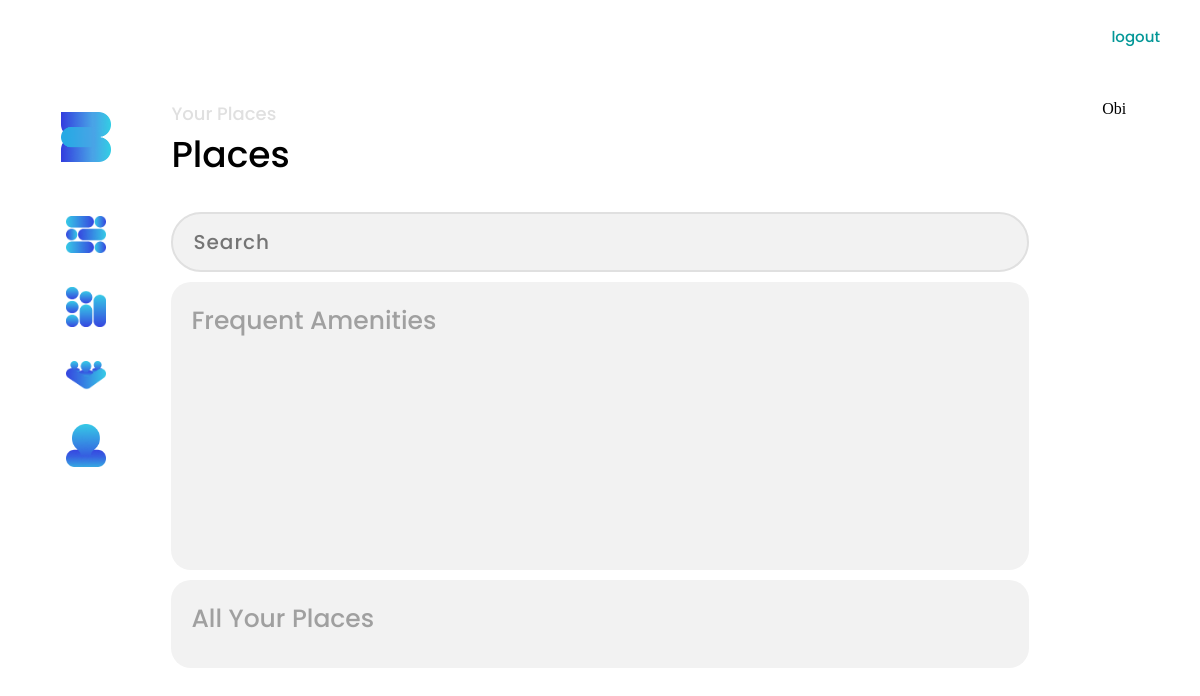
The page /member/places (signed in) on the database as committed earlier.
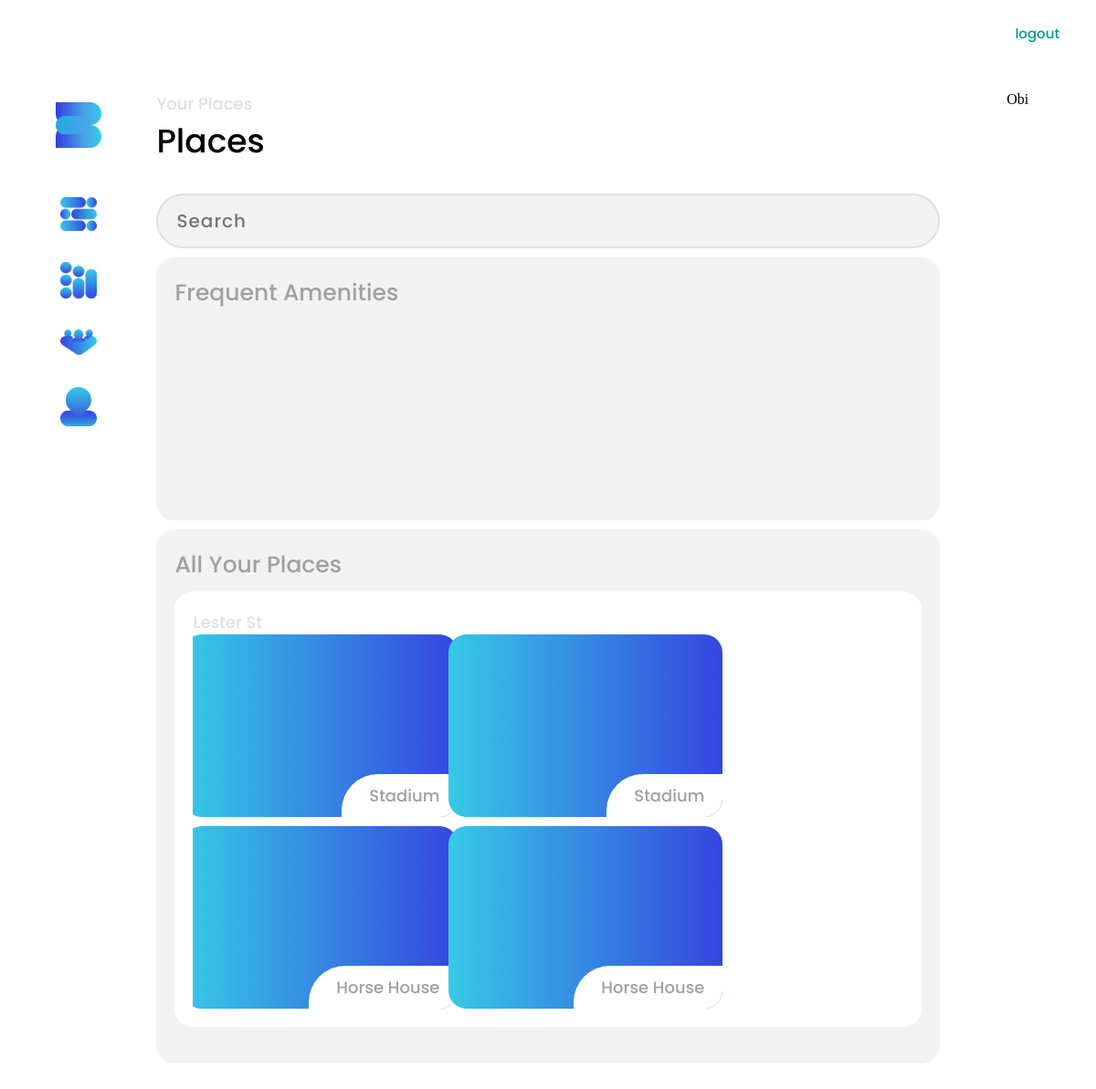
The same page on the database as committed later.
### mgmt/models.py (models this page shows, shortened)
class Place(models.Model):
    name = models.CharField(max_length=200, blank=False)
    email = models.CharField(max_length=200, blank=False)
    address = models.ForeignKey(
        "mgmt.Address", null=True, blank=True, on_delete=models.DO_NOTHING)
    capacity = models.IntegerField(null=True, blank=True)
    description = models.TextField(max_length=500, blank=True)
    phone_number = PhoneNumberField(null=True, blank=True, unique=False)
    date_created = models.DateTimeField(auto_now_add=True)
    class Meta:
        ordering = ('date_created',)

class Amenity(models.Model):
    name = models.CharField(max_length=200, blank=False)
    place = models.ForeignKey(
        "mgmt.Place", blank=False, on_delete=models.CASCADE)
    subtitle = models.CharField(max_length=200, blank=True)
    description = models.CharField(max_length=200, blank=True)
    date_created = models.DateTimeField(auto_now_add=True)
    timeslots = models.JSONField(blank=True, null=True)
    class Meta:
        ordering = ('date_created',)

### member/views.py (the view)
# urls.py: path('places', views.places_view, name="member-places"),
def places_view(request):
    amenity_relationships = AmenityProfileRelationship.objects.filter(
        profile=request.user.profile, profile_type__in=['0', '1', '2', '3', '4'])
    amenities = [i.amenity for i in amenity_relationships]
    amenity_groupings = {}
    for amenity in amenities:
        if amenity.place not in amenity_groupings:
            amenity_groupings[amenity.place] = [amenity]
        else:
            amenity_groupings[amenity.place].append(amenity)
    page_title = "Places"
    page_subtitle = "Your Places"
    place_relationships = PlaceProfileRelationship.objects.filter(
        profile=request.user.profile, profile_type__in=['5', ])
    places = [i.place for i in place_relationships]
    recent_amenities = Reservation.objects.filter(
        amenity_profile_relationship__amenity__place__in=places)[:3]
    if recent_amenities:
        print(recent_amenities[0])
    context = {
        'page_title': page_title,
        'page_subtitle': page_subtitle,
        'recent_amenities': recent_amenities,
        'amenity_groupings': amenity_groupings,
    }
    template_name = 'pages/member/places.html'
    return render(request, template_name, context)

### templates/pages/member/places.html (shortened to what this page needs)
{% extends 'grids/grid-style1x3-Member.html' %}
{% load static %}
{% block pageheader %}
<div class="header3">{{page_subtitle}}</div>
<div class="header1">{{page_title}}</div>
{% endblock pageheader %}
{% block cell1 %}
{% include "components/searchbar.html" %}
{% endblock cell1 %}
{% block cell2 %}
<div class="card card--grey" style="height: fit-content;">
    <div class="header2">Frequent Amenities</div>
    <div class="grid grid-simple-grid">
    </div>
</div>
{% endblock cell2 %}
{% block cell3 %}
<div class="card card--grey">
    <div class="header2">All Your Places</div>
    {% for place, amenities in amenity_groupings.items %}
        <div class="card" style="margin-bottom: 20px;">
            <div class="header3">{{place.name}}</div>
            <div class="grid grid-simple-grid">
            {% for amenity in amenities %}
                {% include 'components/card--amenity.html' with amenity=amenity %}
            {% endfor %}
            </div>
    </div>
    {% endfor %}
</div>
{% endblock cell3 %}

### templates/components/card--amenity.html (shortened to what this page needs)
{% load static %}
<a class="card card--amenity" onclick="window.location='{% url "amenity" amenity.id %}';" >
    <div class="card--amenity__info">
        <div class="header3">{{amenity.name}}</div>
    </div>
</a>

Rows that differ between the two databases and show on the page:
added Place: name "Lester St"
added Amenity: name "Stadium"
added Amenity: name "Horse House"
